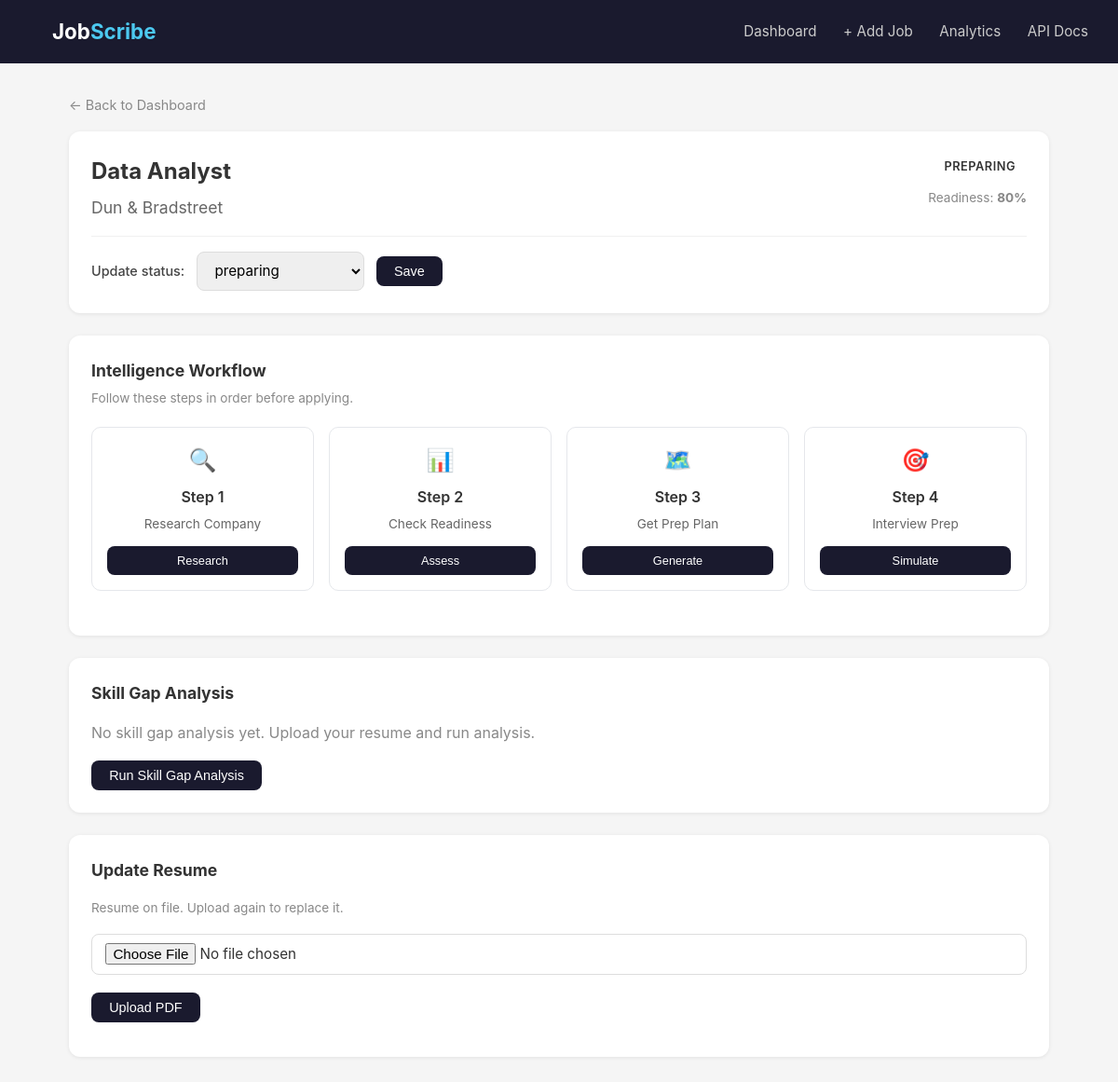
The page /jobs/2/detail on the database its author committed.
### app/models.py (models this page shows)
class Job(Base):
    __tablename__ = "jobs"
    id              = Column(Integer, primary_key=True, index=True)
    company         = Column(String(100), nullable=False)
    role            = Column(String(100), nullable=False)
    status          = Column(String(20), default="interested")  # V2: starts as interested
    job_url         = Column(String(500), nullable=True)
    jd_text         = Column(Text, nullable=True)
    resume_path     = Column(String(500), nullable=True)
    analysis        = Column(Text, nullable=True)               # V1 skill gap analysis
    notes           = Column(String(500), nullable=True)
    readiness_score = Column(Integer, nullable=True)            # V2: latest readiness %
    applied_at      = Column(DateTime, default=datetime.utcnow)
    assessments      = relationship("ReadinessAssessment", back_populates="job",
                                    cascade="all, delete-orphan")
    roadmap          = relationship("PrepRoadmap", back_populates="job",
                                    uselist=False, cascade="all, delete-orphan")
    questions        = relationship("InterviewQuestion", back_populates="job",
                                    cascade="all, delete-orphan")

### app/main.py (the view)
@app.get("/jobs/{job_id}/detail", response_class=HTMLResponse)
def job_detail(request: Request, job_id: int):
    db = SessionLocal()
    try:
        job = db.query(Job).filter(Job.id == job_id).first()
    finally:
        db.close()
    if not job:
        return HTMLResponse("<h2>Job not found</h2>", status_code=404)
    analysis = None
    if job.analysis:
        analysis = json.loads(job.analysis)
    return templates.TemplateResponse(
        request=request,
        name="job_detail.html",
        context={"job": job, "analysis": analysis}
    )

### templates/job_detail.html (shortened to what this page needs)
{% extends "base.html" %}
{% block content %}
<div style="margin-bottom:1rem;">
    <a href="/" style="color:#888; text-decoration:none; font-size:0.9rem;">
        ← Back to Dashboard
    </a>
</div>
<div class="card" style="margin-bottom:1.5rem;">
    <div style="display:flex; justify-content:space-between;
                align-items:flex-start; flex-wrap:wrap; gap:1rem;">
        <div>
            <h1 style="font-size:1.5rem; margin-bottom:0.3rem;">
                {{ job.role }}
            </h1>
            <p style="color:#666; font-size:1.1rem;">{{ job.company }}</p>
        </div>
        <div style="display:flex; flex-direction:column;
                    align-items:flex-end; gap:0.5rem;">
            <span class="badge badge-{{ job.status }}">{{ job.status }}</span>
            {% if job.readiness_score %}
            <span style="font-size:0.85rem; color:#888;">
                Readiness: <strong>{{ job.readiness_score }}%</strong>
            </span>
            {% endif %}
        </div>
    </div>
    <hr style="margin:1rem 0; border:none; border-top:1px solid #f0f0f0;">
    <div style="display:flex; gap:0.8rem; align-items:center; flex-wrap:wrap;">
        <label style="margin:0; white-space:nowrap; font-size:0.9rem;">
            Update status:
        </label>
        <select id="statusSelect" style="max-width:180px;">
            {% for s in ['interested','researched','assessed','preparing',
                         'ready','applied','interview','offer',
                         'rejected','ghosted','withdrawn'] %}
            <option value="{{ s }}"
                {% if s == job.status %}selected{% endif %}>
                {{ s }}
            </option>
            {% endfor %}
        </select>
        <button type="button" class="btn btn-primary"
                onclick="updateStatus()">
            Save
        </button>
    </div>
</div>
<div class="card" style="margin-bottom:1.5rem;">
    <h2 style="font-size:1.1rem; margin-bottom:0.3rem;">
        Intelligence Workflow
    </h2>
    <p style="color:#888; font-size:0.85rem; margin-bottom:1.2rem;">
        Follow these steps in order before applying.
    </p>
    <div style="display:grid;
                grid-template-columns:repeat(auto-fit,minmax(180px,1fr));
                gap:1rem;">
        <div style="border:1px solid #e5e7eb; border-radius:10px;
                    padding:1rem; text-align:center;">
            <div style="font-size:1.5rem; margin-bottom:0.5rem;">🔍</div>
            <div style="font-weight:600; margin-bottom:0.3rem;">
                Step 1
            </div>
            <div style="font-size:0.85rem; color:#666; margin-bottom:0.8rem;">
                Research Company
            </div>
            <button class="btn btn-primary"
                    style="font-size:0.8rem; width:100%;"
                    onclick="runStep('research')">
                Research
            </button>
        </div>
        <div style="border:1px solid #e5e7eb; border-radius:10px;
                    padding:1rem; text-align:center;">
            <div style="font-size:1.5rem; margin-bottom:0.5rem;">📊</div>
            <div style="font-weight:600; margin-bottom:0.3rem;">
                Step 2
            </div>
            <div style="font-size:0.85rem; color:#666; margin-bottom:0.8rem;">
                Check Readiness
            </div>
            <button class="btn btn-primary"
                    style="font-size:0.8rem; width:100%;"
                    onclick="runStep('assess')">
                Assess
            </button>
        </div>
        <div style="border:1px solid #e5e7eb; border-radius:10px;
                    padding:1rem; text-align:center;">
            <div style="font-size:1.5rem; margin-bottom:0.5rem;">🗺️</div>
            <div style="font-weight:600; margin-bottom:0.3rem;">
                Step 3
            </div>
            <div style="font-size:0.85rem; color:#666; margin-bottom:0.8rem;">
                Get Prep Plan
            </div>
            <button class="btn btn-primary"
                    style="font-size:0.8rem; width:100%;"
                    onclick="runStep('roadmap')">
                Generate
            </button>
        </div>
        <div style="border:1px solid #e5e7eb; border-radius:10px;
                    padding:1rem; text-align:center;">
            <div style="font-size:1.5rem; margin-bottom:0.5rem;">🎯</div>
            <div style="font-weight:600; margin-bottom:0.3rem;">
                Step 4
            </div>
            <div style="font-size:0.85rem; color:#666; margin-bottom:0.8rem;">
                Interview Prep
            </div>
            <button class="btn btn-primary"
                    style="font-size:0.8rem; width:100%;"
                    onclick="runStep('simulate')">
                Simulate
            </button>
        </div>
    </div>
</div>
<div class="card" style="margin-bottom:1.5rem;">
    <h2 style="font-size:1.1rem; margin-bottom:1rem;">
        Skill Gap Analysis
    </h2>
    {% if analysis %}
    <div>
        <div style="margin-bottom:1.2rem;">
            <div style="display:flex; justify-content:space-between;
                        margin-bottom:0.4rem;">
                <span style="font-weight:600;">Resume Match Score</span>
                <span style="font-weight:700; font-size:1.1rem;
                      color:{% if analysis.match_score >= 70 %}#065f46
                            {% elif analysis.match_score >= 50 %}#92400e
                            {% else %}#991b1b{% endif %}">
                    {{ analysis.match_score }}%
                </span>
            </div>
            <div class="score-bar-track">
                <div class="score-bar-fill"
                     style="width:{{ analysis.match_score }}%">
                </div>
            </div>
        </div>
        <div style="background:#f8f9fa; border-left:4px solid #4cc9f0;
                    padding:1rem; border-radius:0 8px 8px 0;
                    margin-bottom:1.2rem;">
            <p style="font-size:0.95rem; color:#444;">
                {{ analysis.verdict }}
            </p>
        </div>
        <div style="display:grid; grid-template-columns:1fr 1fr;
                    gap:1rem; margin-bottom:1.2rem;">
            <div>
                <h3 style="font-size:0.9rem; margin-bottom:0.5rem;
                            color:#065f46;">✔ Matched Skills</h3>
                {% for skill in analysis.matched_skills %}
                    <span class="tag tag-green">{{ skill }}</span>
                {% endfor %}
            </div>
            <div>
                <h3 style="font-size:0.9rem; margin-bottom:0.5rem;
                            color:#991b1b;">✗ Missing Skills</h3>
                {% for skill in analysis.missing_skills %}
                    <span class="tag tag-red">{{ skill }}</span>
                {% endfor %}
            </div>
        </div>
        {% if analysis.interview_questions %}
        <div>
            <h3 style="font-size:0.9rem; margin-bottom:0.6rem;">
                🎯 Likely Interview Questions
            </h3>
            <ol style="padding-left:1.2rem;">
                {% for q in analysis.interview_questions %}
                <li style="margin-bottom:0.5rem; font-size:0.9rem;
                            color:#444;">{{ q }}</li>
                {% endfor %}
            </ol>
        </div>
        {% endif %}
    </div>
    {% else %}
    <p style="color:#888; margin-bottom:1rem;">
        No skill gap analysis yet. Upload your resume and run analysis.
    </p>
    <button class="btn btn-primary" onclick="runAnalysis()">
        Run Skill Gap Analysis
    </button>
    {% endif %}
</div>
<div class="card">
    <h2 style="font-size:1.1rem; margin-bottom:1rem;">
        {% if job.resume_path %}Update Resume{% else %}Upload Resume{% endif %}
    </h2>
    {% if job.resume_path %}
    <p style="color:#888; font-size:0.85rem; margin-bottom:1rem;">
        Resume on file. Upload again to replace it.
    </p>
    {% endif %}
    <div class="form-group">
        <input type="file" id="resumeFile" accept=".pdf">
    </div>
    <button type="button" class="btn btn-primary"
            onclick="uploadResume()">
        Upload PDF
    </button>
</div>
{% endblock %}

### templates/base.html (style rules this page uses)
* { margin: 0; padding: 0; box-sizing: border-box; }
body { font-family: -apple-system, BlinkMacSystemFont, 'Segoe UI', sans-serif; background: #f5f5f5; color: #333; line-height: 1.6; }
.badge { display: inline-block; padding: 0.25rem 0.75rem; border-radius: 20px; font-size: 0.8rem; font-weight: 600; text-transform: uppercase; letter-spacing: 0.5px; }
.card { background: #fff; border-radius: 12px; padding: 1.5rem; box-shadow: 0 1px 4px rgba(0,0,0,0.08); margin-bottom: 1rem; }
.btn { display: inline-block; padding: 0.5rem 1.2rem; border-radius: 8px; font-size: 0.9rem; font-weight: 500; cursor: pointer; text-decoration: none; border: none; transition: opacity 0.2s; }
.btn-primary { background: #1a1a2e; color: #fff; }
.form-group { margin-bottom: 1.2rem; }
label { display: block; font-size: 0.9rem; font-weight: 500; margin-bottom: 0.4rem; color: #444; }
input, textarea, select { width: 100%; padding: 0.6rem 0.9rem; border: 1px solid #ddd; border-radius: 8px; font-size: 0.95rem; font-family: inherit; transition: border-color 0.2s; }

### rows shown on the page
Job: role "Data Analyst", company "Dun & Bradstreet", status "PREPARING", readiness_score "80", status "preparing"
